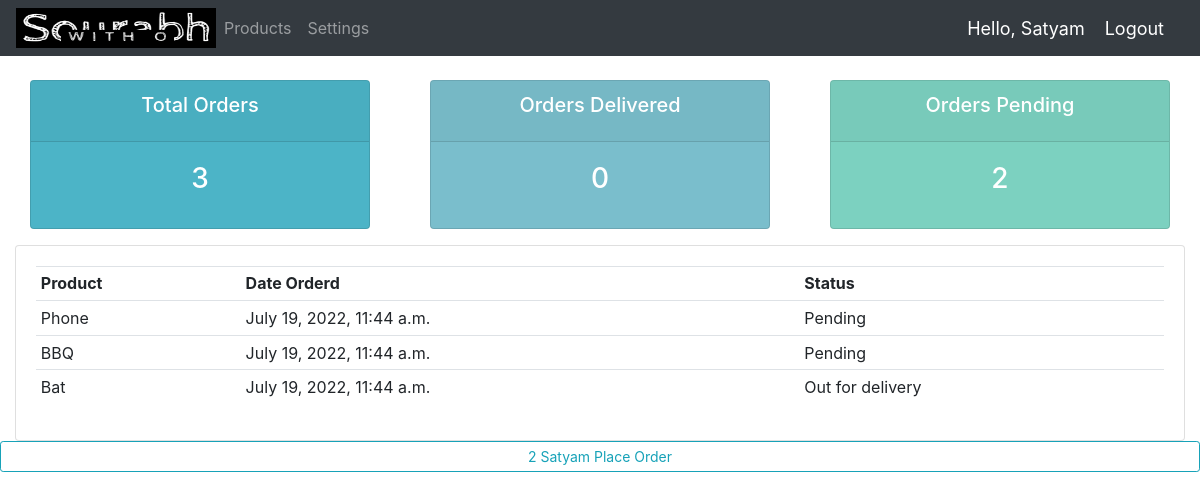
The app's page /user/ (signed in), older data.
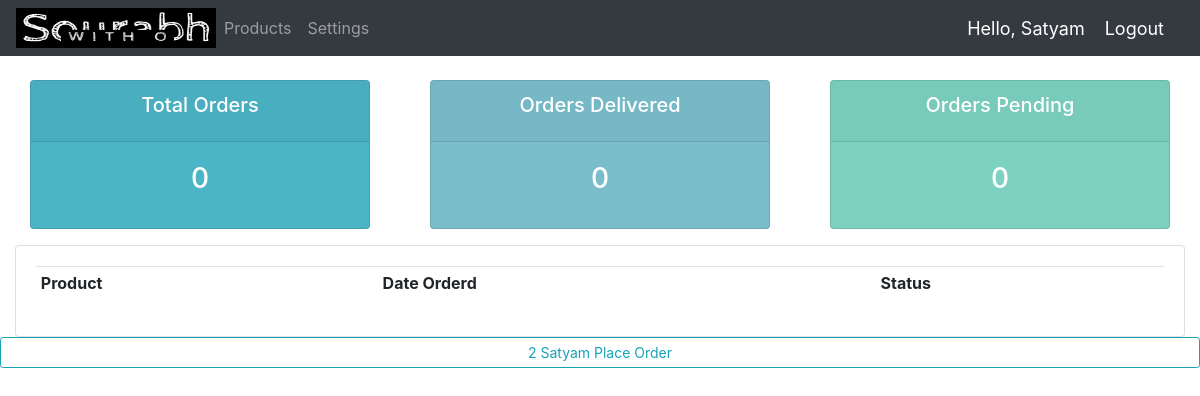
The same page, newer data.
### accounts/models.py (models this page shows, shortened)
class Order(models.Model):
    STATUS=(
        ('Pending','Pending'),
        ('Out for delivery','Out for delivery'),
        ('Delivered','Delivered'),
    )
    customer=models.ForeignKey(Customer,null=True,on_delete=models.CASCADE)
    product=models.ForeignKey(Product,null=True,on_delete=models.CASCADE)
    date_created=models.DateTimeField(auto_now_add=True,null=True)
    status=models.CharField(max_length=200,null=True,choices=STATUS)

class Product(models.Model):
    name=models.CharField(max_length=200,null=True)
    price=models.FloatField(null=True)
    description=models.CharField(max_length=200,null=True,blank=True)
    date_added=models.DateTimeField(auto_now_add=True,null=True)
    def __str__(self):
        return self.name

### accounts/views.py (the view)
# urls.py: path('user/', views.userPage, name="user-page"),
def userPage(request):
	orders = request.user.customer.order_set.all()
	total_orders = orders.count()
	delivered = orders.filter(status='Delivered').count()
	pending = orders.filter(status='Pending').count()
	context = {'orders':orders, 'total_orders':total_orders,
	'delivered':delivered,'pending':pending}
	return render(request, 'accounts/user.html', context)

### accounts/templates/accounts/user.html
{%  extends 'accounts/main.html' %}
{% block content %}
{%  include 'accounts/status.html' %}
<div class="row">
	<div class="col-md">
		<div class="card card-body">
			<table class="table table-sm">
				<tr>
					<th>Product</th>
					<th>Date Orderd</th>
					<th>Status</th>
				</tr>
				{% for order in orders %}
				<tr>
					<td>{{order.product}}</td>
					<td>{{order.date_created}}</td>
					<td>{{order.status}}</td>
				</tr>
				{% endfor %}
			</table>
		</div>
	</div>
	<a class="btn btn-outline-info  btn-sm btn-block" href="{% url 'create_order' request.user.id %}"> {{request.user.id}} {{user.username}} Place Order</a>
</div>
{% endblock content %}

Row changes from the older to the newer data that the page shows:
removed Order: product "Phone", date_created "July 19, 2022, 11:44 a.m.", status "Pending"
removed Order: product "BBQ", date_created "July 19, 2022, 11:44 a.m.", status "Pending"
removed Order: product "Bat", date_created "July 19, 2022, 11:44 a.m.", status "Out for delivery"
Text that changed along with them:
{{ total_orders }}: "3" → "0"
{{ pending }}: "2" → "0"
